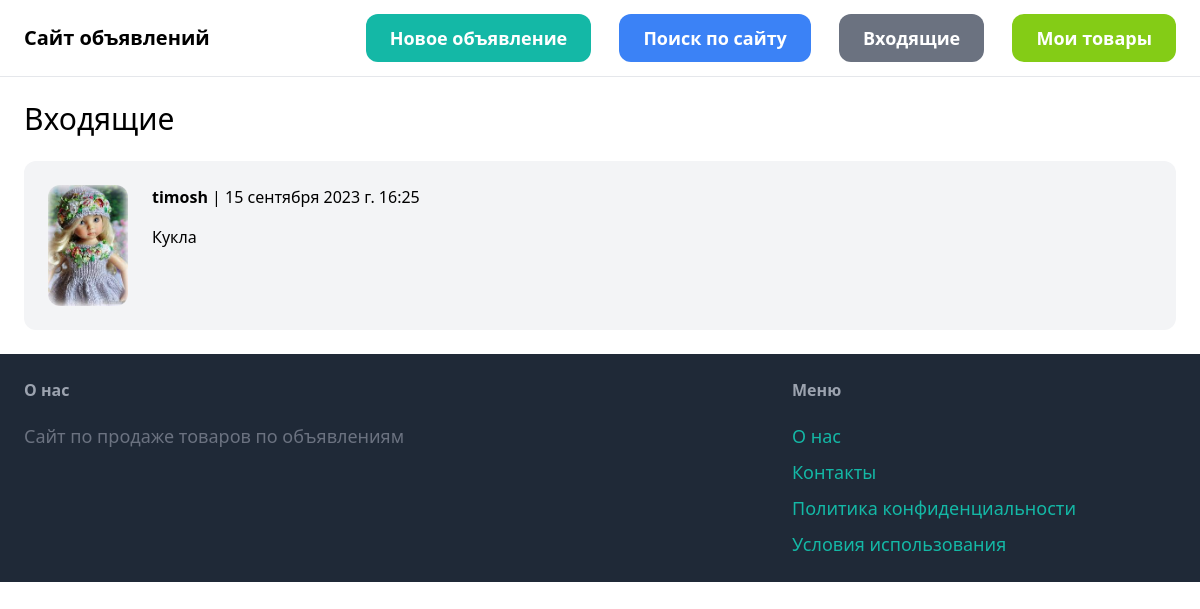
The page /inbox/ (signed in) on the database its author committed.
### conversation/models.py (models this page shows)
class Conversation(models.Model):
    item = models.ForeignKey(Item, related_name='conversations', on_delete=models.CASCADE)
    members = models.ManyToManyField(User, related_name='conversations')
    created_at = models.DateTimeField(auto_now_add=True)
    modified_at = models.DateTimeField(auto_now=True)
    class Meta:
        ordering = ('-modified_at',)

### item/models.py (models this page shows, shortened)
class Item(models.Model):
    category = models.ForeignKey(Category, related_name='items', on_delete=models.CASCADE)
    name = models.CharField(max_length=255)
    description = models.TextField(blank=True, null=True)
    price = models.FloatField()
    image = models.ImageField(upload_to='item_images', blank=True, null=True)
    is_sold = models.BooleanField(default=False)
    created_by = models.ForeignKey(User, related_name='items', on_delete=models.CASCADE)
    created_at = models.DateTimeField(auto_now_add=True)

### conversation/views.py (the view)
# urls.py: path('inbox/', include('conversation.urls')),
@login_required
def inbox(request):
    conversations = Conversation.objects.filter(members__in=[request.user.id])
    return render(request, 'conversation/inbox.html', {
        'conversations': conversations
    })

### conversation/templates/conversation/inbox.html (shortened to what this page needs)
{% extends 'core/base.html' %}
{% block content %}
<h1 class="mb-6 text-3xl">Входящие</h1>
<div class="space-y-6">
    {% for conversation in conversations %}
        <a href="{% url 'conversation:detail' conversation.id %}">
            <div class="p-6 flex bg-gray-100 rounded-xl">
                <div class="pr-6">
                    <img src="{{ conversation.item.image.url }}" class="w-20 rounded-xl">
                </div>
                <div>
                    {% for member in conversation.members.all %}
                        {% if member != request.user %}
                            <p class="mb-4"><strong>{{ member.username }}</strong> | {{ conversation.modified_at }}</p>
                            <p>{{ conversation.item.name }}</p>
                        {% endif %}
                    {% endfor %}
                </div>
            </div>
        </a>
    {% endfor %}
</div>
{% endblock %}

### rows shown on the page
Conversation: item.image (picture), modified_at "15 сентября 2023 г. 16:25", item.name "Кукла"

### other values the page prints
{{ member.username }} "timosh"
